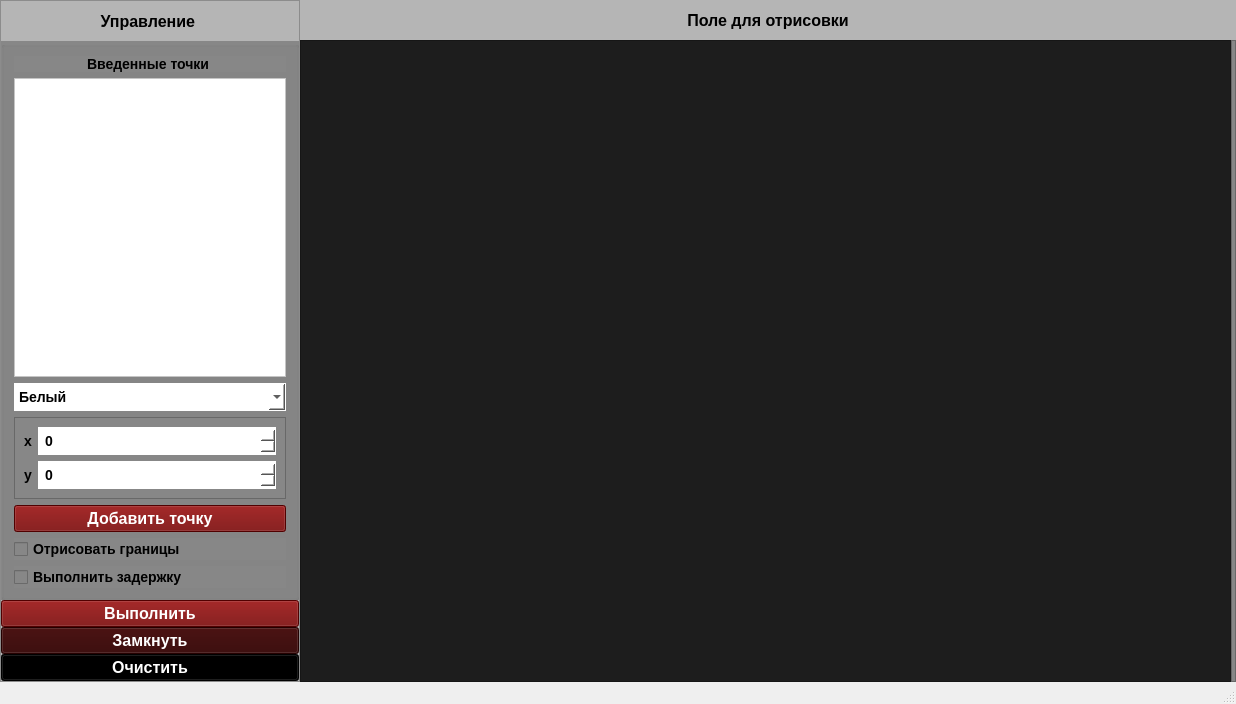
<?xml version="1.0" encoding="UTF-8"?>
<ui version="4.0">
 <class>MainWindow</class>
 <widget class="QMainWindow" name="MainWindow">
  <property name="geometry">
   <rect>
    <x>0</x>
    <y>0</y>
    <width>1236</width>
    <height>704</height>
   </rect>
  </property>
  <property name="windowTitle">
   <string>MainWindow</string>
  </property>
  <property name="animated">
   <bool>false</bool>
  </property>
  <widget class="QWidget" name="centralwidget">
   <layout class="QGridLayout" name="gridLayout">
    <property name="leftMargin">
     <number>0</number>
    </property>
    <property name="topMargin">
     <number>0</number>
    </property>
    <property name="rightMargin">
     <number>0</number>
    </property>
    <property name="bottomMargin">
     <number>0</number>
    </property>
    <property name="spacing">
     <number>0</number>
    </property>
    <item row="1" column="2">
     <widget class="QFrame" name="frame_4">
      <property name="sizePolicy">
       <sizepolicy hsizetype="Fixed" vsizetype="Preferred">
        <horstretch>0</horstretch>
        <verstretch>0</verstretch>
       </sizepolicy>
      </property>
      <property name="minimumSize">
       <size>
        <width>5</width>
        <height>0</height>
       </size>
      </property>
      <property name="styleSheet">
       <string notr="true">background-color: rgb(135, 135, 135)
</string>
      </property>
      <property name="frameShape">
       <enum>QFrame::StyledPanel</enum>
      </property>
      <property name="frameShadow">
       <enum>QFrame::Raised</enum>
      </property>
     </widget>
    </item>
    <item row="0" column="0" rowspan="2">
     <widget class="QFrame" name="frame">
      <property name="sizePolicy">
       <sizepolicy hsizetype="Fixed" vsizetype="Preferred">
        <horstretch>0</horstretch>
        <verstretch>0</verstretch>
       </sizepolicy>
      </property>
      <property name="minimumSize">
       <size>
        <width>300</width>
        <height>0</height>
       </size>
      </property>
      <property name="layoutDirection">
       <enum>Qt::LeftToRight</enum>
      </property>
      <property name="styleSheet">
       <string notr="true">background-color: rgb(181, 181, 181)</string>
      </property>
      <property name="frameShape">
       <enum>QFrame::StyledPanel</enum>
      </property>
      <property name="frameShadow">
       <enum>QFrame::Raised</enum>
      </property>
      <layout class="QVBoxLayout" name="verticalLayout_2">
       <property name="spacing">
        <number>0</number>
       </property>
       <property name="sizeConstraint">
        <enum>QLayout::SetDefaultConstraint</enum>
       </property>
       <property name="leftMargin">
        <number>0</number>
       </property>
       <property name="topMargin">
        <number>0</number>
       </property>
       <property name="rightMargin">
        <number>0</number>
       </property>
       <property name="bottomMargin">
        <number>0</number>
       </property>
       <item>
        <widget class="QLabel" name="label_11">
         <property name="sizePolicy">
          <sizepolicy hsizetype="Preferred" vsizetype="Fixed">
           <horstretch>0</horstretch>
           <verstretch>0</verstretch>
          </sizepolicy>
         </property>
         <property name="minimumSize">
          <size>
           <width>0</width>
           <height>40</height>
          </size>
         </property>
         <property name="styleSheet">
          <string notr="true">font: bold 16px;</string>
         </property>
         <property name="text">
          <string>Управление </string>
         </property>
         <property name="alignment">
          <set>Qt::AlignCenter</set>
         </property>
        </widget>
       </item>
       <item>
        <widget class="QGroupBox" name="groupBox_3">
         <property name="sizePolicy">
          <sizepolicy hsizetype="Preferred" vsizetype="Preferred">
           <horstretch>0</horstretch>
           <verstretch>0</verstretch>
          </sizepolicy>
         </property>
         <property name="styleSheet">
          <string notr="true">background-color: rgb(135, 135, 135);
font: bold 14px;</string>
         </property>
         <property name="title">
          <string/>
         </property>
         <property name="checkable">
          <bool>false</bool>
         </property>
         <layout class="QGridLayout" name="gridLayout_2">
          <property name="leftMargin">
           <number>10</number>
          </property>
          <property name="rightMargin">
           <number>10</number>
          </property>
          <property name="horizontalSpacing">
           <number>0</number>
          </property>
          <item row="2" column="0">
           <widget class="QComboBox" name="colorCB">
            <property name="styleSheet">
             <string notr="true">background-color: white;
color: black;
border-style: outset;
border-width: 1px;
border-color: white;
font: bold 14px;
min-width: 10em;
padding: 4px;</string>
            </property>
            <item>
             <property name="text">
              <string>Белый</string>
             </property>
            </item>
            <item>
             <property name="text">
              <string>Красный</string>
             </property>
            </item>
            <item>
             <property name="text">
              <string>Синий</string>
             </property>
            </item>
           </widget>
          </item>
          <item row="5" column="0">
           <widget class="QCheckBox" name="drawBorderCHB">
            <property name="styleSheet">
             <string notr="true">font: bold 14px;</string>
            </property>
            <property name="text">
             <string>Отрисовать границы</string>
            </property>
           </widget>
          </item>
          <item row="0" column="0">
           <widget class="QLabel" name="label">
            <property name="styleSheet">
             <string notr="true">font: bold 14px;</string>
            </property>
            <property name="text">
             <string>Введенные точки </string>
            </property>
            <property name="alignment">
             <set>Qt::AlignCenter</set>
            </property>
           </widget>
          </item>
          <item row="6" column="0">
           <widget class="QCheckBox" name="delayCHB">
            <property name="styleSheet">
             <string notr="true">font: bold 14px;</string>
            </property>
            <property name="text">
             <string>Выполнить задержку</string>
            </property>
           </widget>
          </item>
          <item row="1" column="0">
           <widget class="QListWidget" name="pointBox">
            <property name="styleSheet">
             <string notr="true">background-color: rgb(255, 255, 255);
font: bold 16px;
border-color: black;</string>
            </property>
           </widget>
          </item>
          <item row="3" column="0">
           <widget class="QFrame" name="frame_2">
            <property name="frameShape">
             <enum>QFrame::StyledPanel</enum>
            </property>
            <property name="frameShadow">
             <enum>QFrame::Raised</enum>
            </property>
            <layout class="QFormLayout" name="formLayout">
             <item row="0" column="0">
              <widget class="QLabel" name="label_2">
               <property name="text">
                <string>x</string>
               </property>
              </widget>
             </item>
             <item row="0" column="1">
              <widget class="QSpinBox" name="xcrd">
               <property name="styleSheet">
                <string notr="true">background-color: white;
color: black;
border-style: outset;
border-width: 1px;
border-color: white;
font: bold 14px;
min-width: 10em;
padding: 4px;</string>
               </property>
               <property name="minimum">
                <number>-1000</number>
               </property>
               <property name="maximum">
                <number>1000</number>
               </property>
              </widget>
             </item>
             <item row="1" column="0">
              <widget class="QLabel" name="label_3">
               <property name="text">
                <string>y</string>
               </property>
              </widget>
             </item>
             <item row="1" column="1">
              <widget class="QSpinBox" name="ycrd">
               <property name="styleSheet">
                <string notr="true">background-color: white;
color: black;
border-style: outset;
border-width: 1px;
border-color: white;
font: bold 14px;
min-width: 10em;
padding: 4px;</string>
               </property>
               <property name="minimum">
                <number>-1000</number>
               </property>
               <property name="maximum">
                <number>1000</number>
               </property>
              </widget>
             </item>
            </layout>
           </widget>
          </item>
          <item row="4" column="0">
           <widget class="QPushButton" name="addPointButt">
            <property name="styleSheet">
             <string notr="true">color: rgb(255, 255, 255);
background-color: rgb(113, 0, 0);
font: bold 16px;</string>
            </property>
            <property name="text">
             <string>Добавить точку</string>
            </property>
           </widget>
          </item>
         </layout>
        </widget>
       </item>
       <item>
        <widget class="QPushButton" name="doButt">
         <property name="styleSheet">
          <string notr="true">color: rgb(255, 255, 255);
background-color: rgb(113, 0, 0);
font: bold 16px;</string>
         </property>
         <property name="text">
          <string>Выполнить</string>
         </property>
        </widget>
       </item>
       <item>
        <widget class="QPushButton" name="lockButt">
         <property name="styleSheet">
          <string notr="true">color: rgb(255, 255, 255);
background-color:rgb(50, 0, 0);
font: bold 16px;</string>
         </property>
         <property name="text">
          <string>Замкнуть</string>
         </property>
        </widget>
       </item>
       <item>
        <widget class="QPushButton" name="clearButt">
         <property name="styleSheet">
          <string notr="true">background-color: rgb(0, 0, 0);
color: rgb(255, 255, 255);
font: bold 16px;</string>
         </property>
         <property name="text">
          <string>Очистить</string>
         </property>
        </widget>
       </item>
      </layout>
     </widget>
    </item>
    <item row="1" column="1">
     <widget class="QFrame" name="fillFR">
      <property name="autoFillBackground">
       <bool>false</bool>
      </property>
      <property name="styleSheet">
       <string notr="true">background-color: rgb(29, 29, 29)</string>
      </property>
      <property name="frameShape">
       <enum>QFrame::StyledPanel</enum>
      </property>
      <property name="frameShadow">
       <enum>QFrame::Raised</enum>
      </property>
     </widget>
    </item>
    <item row="0" column="1" colspan="2">
     <widget class="QLabel" name="label_12">
      <property name="sizePolicy">
       <sizepolicy hsizetype="Preferred" vsizetype="Fixed">
        <horstretch>0</horstretch>
        <verstretch>0</verstretch>
       </sizepolicy>
      </property>
      <property name="minimumSize">
       <size>
        <width>0</width>
        <height>40</height>
       </size>
      </property>
      <property name="styleSheet">
       <string notr="true">background-color: rgb(181, 181, 181);
font: bold 16px;</string>
      </property>
      <property name="text">
       <string>Поле для отрисовки</string>
      </property>
      <property name="textFormat">
       <enum>Qt::AutoText</enum>
      </property>
      <property name="alignment">
       <set>Qt::AlignCenter</set>
      </property>
     </widget>
    </item>
   </layout>
  </widget>
  <widget class="QStatusBar" name="statusbar"/>
 </widget>
 <resources/>
 <connections/>
</ui>
